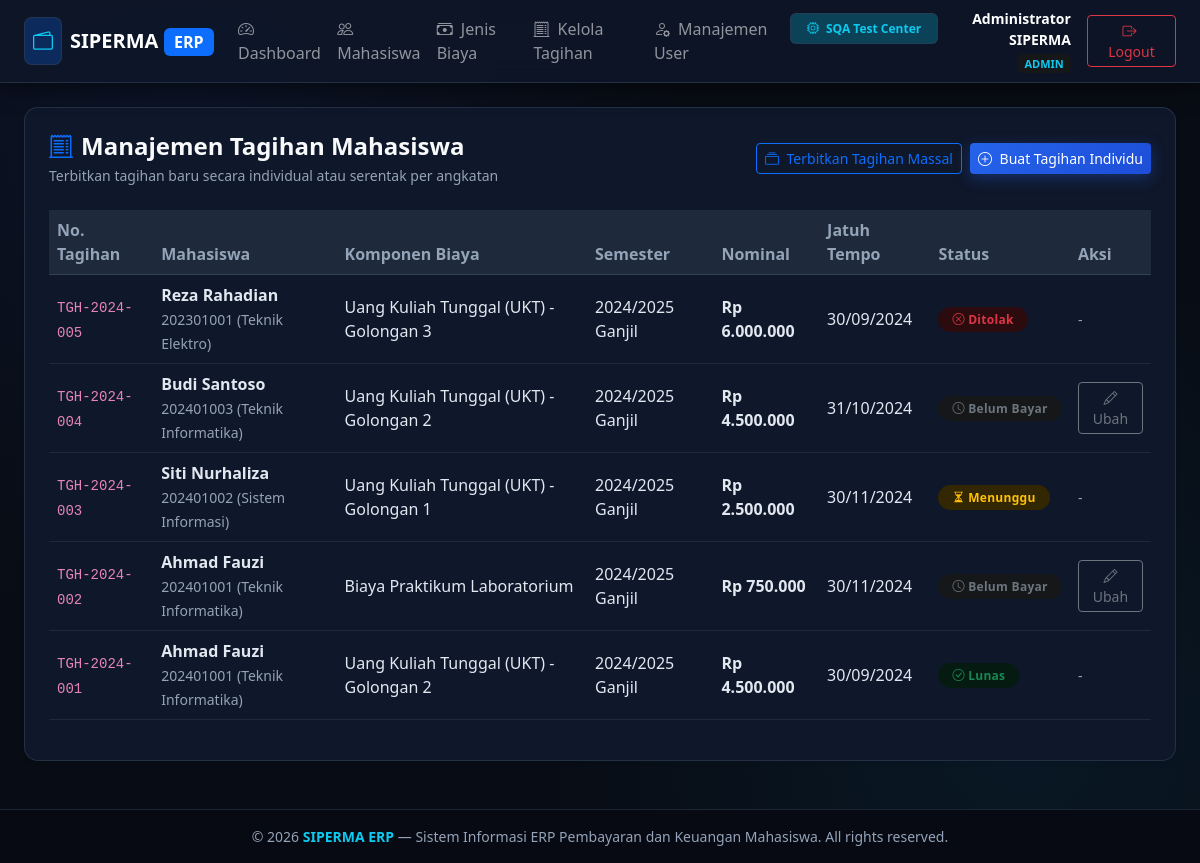
Page /admin/tagihan (signed in) on the committed database.
### tables this page shows
CREATE TABLE tagihan (
    id INTEGER PRIMARY KEY AUTOINCREMENT,
    nomor_tagihan VARCHAR(50) UNIQUE NOT NULL,
    mahasiswa_id INTEGER NOT NULL,
    jenis_biaya_id INTEGER NOT NULL,
    semester VARCHAR(20) NOT NULL,
    nominal DECIMAL(12,2) NOT NULL,
    tanggal_terbit DATE NOT NULL,
    tanggal_jatuh_tempo DATE NOT NULL,
    status VARCHAR(20) DEFAULT 'belum_bayar' CHECK(status IN ('belum_bayar', 'menunggu_verifikasi', 'lunas', 'ditolak', 'dibatalkan')),
    created_at DATETIME DEFAULT CURRENT_TIMESTAMP,
    FOREIGN KEY (mahasiswa_id) REFERENCES mahasiswa(id) ON DELETE CASCADE,
    FOREIGN KEY (jenis_biaya_id) REFERENCES jenis_biaya(id) ON DELETE RESTRICT
);

CREATE TABLE mahasiswa (
    id INTEGER PRIMARY KEY AUTOINCREMENT,
    user_id INTEGER NULL,
    nim VARCHAR(20) UNIQUE NOT NULL,
    nama VARCHAR(100) NOT NULL,
    prodi VARCHAR(100) NOT NULL,
    angkatan VARCHAR(10) NOT NULL,
    email VARCHAR(100),
    telepon VARCHAR(20),
    status VARCHAR(20) DEFAULT 'aktif' CHECK(status IN ('aktif', 'cuti', 'lulus', 'drop_out')),
    created_at DATETIME DEFAULT CURRENT_TIMESTAMP,
    FOREIGN KEY (user_id) REFERENCES users(id) ON DELETE SET NULL
);

CREATE TABLE jenis_biaya (
    id INTEGER PRIMARY KEY AUTOINCREMENT,
    kode VARCHAR(20) UNIQUE NOT NULL,
    nama VARCHAR(100) NOT NULL,
    nominal_default DECIMAL(12,2) NOT NULL,
    keterangan TEXT,
    status VARCHAR(20) DEFAULT 'aktif' CHECK(status IN ('aktif', 'nonaktif')),
    created_at DATETIME DEFAULT CURRENT_TIMESTAMP
);

### src/Views/admin/tagihan.php (the view, shortened to what this page needs)
<?php $pageTitle = 'Kelola Tagihan'; require_once __DIR__ . '/../layouts/header.php'; ?>
<div class="card card-custom bg-white p-3 p-md-4 shadow-sm mb-4">
    <div class="page-header-responsive mb-4">
        <div>
            <h4 class="fw-bold text-light mb-1"><i class="bi bi-receipt-cutoff me-2 text-primary"></i>Manajemen Tagihan Mahasiswa</h4>
            <p class="text-muted small mb-0">Terbitkan tagihan baru secara individual atau serentak per angkatan</p>
        </div>
        <div class="page-actions-responsive">
            <button type="button" class="btn btn-outline-primary btn-sm" data-bs-toggle="modal" data-bs-target="#modalBatchTagihan">
                <i class="bi bi-collection me-1"></i> Terbitkan Tagihan Massal
            </button>
            <button type="button" class="btn btn-primary btn-sm" data-bs-toggle="modal" data-bs-target="#modalSingleTagihan">
                <i class="bi bi-plus-circle me-1"></i> Buat Tagihan Individu
            </button>
        </div>
    </div>
    <div class="table-responsive">
        <table class="table table-hover table-custom align-middle">
            <thead>
                <tr>
                    <th>No. Tagihan</th>
                    <th>Mahasiswa</th>
                    <th>Komponen Biaya</th>
                    <th>Semester</th>
                    <th>Nominal</th>
                    <th>Jatuh Tempo</th>
                    <th>Status</th>
                    <th>Aksi</th>
                </tr>
            </thead>
            <tbody>
                <?php if (empty($tagihanList)): ?>
                <tr><td colspan="8" class="text-center text-muted py-4">Belum ada tagihan diterbitkan</td></tr>
                <?php else: foreach ($tagihanList as $t): ?>
                <tr>
                    <td><code><?= htmlspecialchars($t['nomor_tagihan']) ?></code></td>
                    <td>
                        <strong><?= htmlspecialchars($t['nama_mahasiswa']) ?></strong><br>
                        <small class="text-muted"><?= htmlspecialchars($t['nim']) ?> (<?= htmlspecialchars($t['prodi']) ?>)</small>
                    </td>
                    <td><?= htmlspecialchars($t['nama_biaya']) ?></td>
                    <td><?= htmlspecialchars($t['semester']) ?></td>
                    <td class="fw-bold text-primary">Rp <?= number_format($t['nominal'], 0, ',', '.') ?></td>
                    <td><?= date('d/m/Y', strtotime($t['tanggal_jatuh_tempo'])) ?></td>
                    <td>
                        <?php if ($t['status'] === 'lunas'): ?>
                            <span class="badge bg-success-subtle text-success badge-status"><i class="bi bi-check-circle"></i> Lunas</span>
                        <?php elseif ($t['status'] === 'menunggu_verifikasi'): ?>
                            <span class="badge bg-warning-subtle text-warning badge-status"><i class="bi bi-hourglass-split"></i> Menunggu</span>
                        <?php elseif ($t['status'] === 'ditolak'): ?>
                            <span class="badge bg-danger-subtle text-danger badge-status"><i class="bi bi-x-circle"></i> Ditolak</span>
                        <?php else: ?>
                            <span class="badge bg-secondary-subtle text-secondary badge-status"><i class="bi bi-clock"></i> Belum Bayar</span>
                        <?php endif; ?>
                    </td>
                    <td>
                        <?php if ($t['status'] === 'belum_bayar'): ?>
                        <button type="button" class="btn btn-sm btn-outline-secondary" data-bs-toggle="modal" data-bs-target="#modalEditTagihan<?= $t['id'] ?>">
                            <i class="bi bi-pencil"></i> Ubah
                        </button>
                        <?php else: ?>
                            <span class="text-muted small">-</span>
                        <?php endif; ?>
                    </td>
                </tr>
                <?php endforeach; endif; ?>
            </tbody>
        </table>
    </div>
</div>
<?php require_once __DIR__ . '/../layouts/footer.php'; ?>

### src/Views/layouts/header.php (style rules this page uses)
:root { --bg-dark: #07090e; --bg-surface: #0f172a; --bg-card: #131b2e; --border-color: #1e293b; --primary-accent: #3b82f6; --text-primary: #f8fafc; --text-muted: #94a3b8; }
*, *::before, *::after { box-sizing: border-box; }
html, body { overflow-x: hidden; max-width: 100vw; width: 100%; }
body { font-family: 'Segoe UI', system-ui, -apple-system, sans-serif; background: #080c14; background-image: radial-gradient(circle at 15% 15%, rgba(30, 58, 138, 0.15) 0%, transparent 40%), radial-gradient(circle at 85% 85%, rgba(14, 165, 233, 0.08) 0%, transparent 40%); background-attachment: fixed; color: #f1f5f9; min-height: 100vh; display: flex; flex-direction: column; }
.card-custom { background-color: #0f172a; border: 1px solid rgba(51, 65, 85, 0.6); border-radius: 14px; box-shadow: 0 8px 30px rgba(0,0,0,0.4); color: #f1f5f9; transition: all 0.25s ease; }
.btn-primary { background: linear-gradient(135deg, #2563eb 0%, #1d4ed8 100%); border: none; box-shadow: 0 4px 15px rgba(37, 99, 235, 0.35); transition: all 0.2s ease; }
.table-custom { color: #f1f5f9 !important; }
.table-custom th { background-color: #1e293b !important; color: #94a3b8 !important; border-color: #334155 !important; font-weight: 600; }
.table-custom td { background-color: transparent !important; border-color: #1e293b !important; color: #e2e8f0 !important; }
.badge-status { padding: 6px 14px; border-radius: 20px; font-weight: 600; font-size: 12px; letter-spacing: 0.3px; }
.bg-white { background-color: #0f172a !important; color: #f8fafc !important; }
.text-muted { color: #94a3b8 !important; }
.page-header-responsive { display: flex; flex-direction: column; gap: 12px; margin-bottom: 1.5rem; }
@media (min-width: 768px) { .page-header-responsive { flex-direction: row; justify-content: space-between; align-items: center; gap: 1rem; } }
.page-actions-responsive { display: flex; flex-wrap: wrap; gap: 8px; width: 100%; }
@media (min-width: 768px) { .page-actions-responsive { width: auto; } }
.page-actions-responsive .btn { flex: 1 1 auto; text-align: center; white-space: nowrap; }
@media (min-width: 768px) { .page-actions-responsive .btn { flex: 0 0 auto; } }

### rows in the picture
tagihan: nomor_tagihan "TGH-2024-005", mahasiswa.nama "Reza Rahadian", mahasiswa.nim "202301001", mahasiswa.prodi "Teknik Elektro", jenis_biaya.nama "Uang Kuliah Tunggal (UKT) - Golongan 3", semester "2024/2025 Ganjil", nominal "6.000.000", tanggal_jatuh_tempo "30/09/2024", status "ditolak" (drawn)
tagihan: nomor_tagihan "TGH-2024-004", mahasiswa.nama "Budi Santoso", mahasiswa.nim "202401003", mahasiswa.prodi "Teknik Informatika", jenis_biaya.nama "Uang Kuliah Tunggal (UKT) - Golongan 2", semester "2024/2025 Ganjil", nominal "4.500.000", tanggal_jatuh_tempo "31/10/2024", status "belum_bayar" (drawn)
tagihan: nomor_tagihan "TGH-2024-003", mahasiswa.nama "Siti Nurhaliza", mahasiswa.nim "202401002", mahasiswa.prodi "Sistem Informasi", jenis_biaya.nama "Uang Kuliah Tunggal (UKT) - Golongan 1", semester "2024/2025 Ganjil", nominal "2.500.000", tanggal_jatuh_tempo "30/11/2024", shows "Menunggu"
tagihan: nomor_tagihan "TGH-2024-002", mahasiswa.nama "Ahmad Fauzi", mahasiswa.nim "202401001", mahasiswa.prodi "Teknik Informatika", jenis_biaya.nama "Biaya Praktikum Laboratorium", semester "2024/2025 Ganjil", nominal "750.000", tanggal_jatuh_tempo "30/11/2024", status "belum_bayar" (drawn)
tagihan: nomor_tagihan "TGH-2024-001", mahasiswa.nama "Ahmad Fauzi", mahasiswa.nim "202401001", mahasiswa.prodi "Teknik Informatika", jenis_biaya.nama "Uang Kuliah Tunggal (UKT) - Golongan 2", semester "2024/2025 Ganjil", nominal "4.500.000", tanggal_jatuh_tempo "30/09/2024", status "lunas" (drawn)

### other values in the picture
$currentUser['name'] "Administrator SIPERMA"
$currentUser['role'] "ADMIN"
